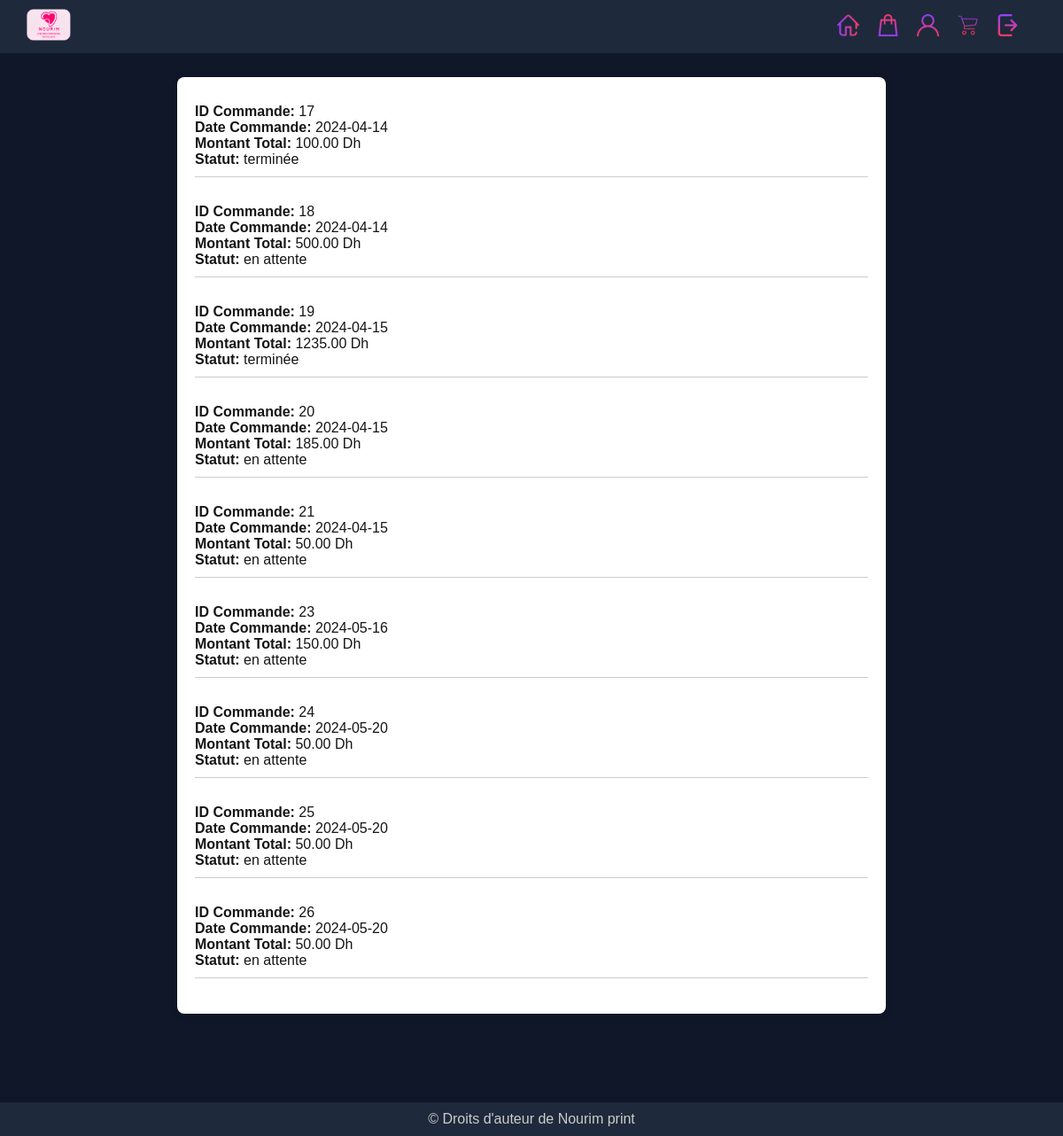
Page /commande.php (signed in) on the committed database.
### tables this page shows
CREATE TABLE `commandes` (
  `id_commande` int(11) NOT NULL,
  `id_user` int(11) DEFAULT NULL,
  `date_commande` date DEFAULT NULL,
  `montant_total` decimal(10,2) DEFAULT NULL,
  `statut_commande` enum('en attente','en cours','terminée') DEFAULT 'en attente'
);

### commande.php (the view, shortened to what this page needs)
<?php
include("connect.php");
$user_id = $_SESSION["id"];
$stmt = $con->prepare("SELECT * FROM commandes WHERE id_user = ?");
$stmt->execute([$user_id]);
$commandes = $stmt->fetchAll(PDO::FETCH_ASSOC);
$stmt = $con->prepare("SELECT * FROM commandes");
$stmt->execute();
$allcommandes = $stmt->fetchAll(PDO::FETCH_ASSOC);
?>
<!DOCTYPE html>
<html lang="en">
<head>
    <link rel="stylesheet" href="commande.css">
</head>
<body>
    <?php
    if ($_SESSION["admin"] === true) {
        echo "<nav>
            <a href='index.php'><img src='media/homepage/nourim.png' alt='logo' class='navlogo'></a>
            <div>
            <div class='navbar-toggle' onclick='toggleNavbar()'>
                <div></div>
                <div></div>
                <div></div>
            </div>
            <ul id='navbar-links'>
                <li><a href='index.php' class='none' title='Accueil'>Accueil</a></li>
                <li><a href='commande.php' class='none' title='Commandes'>Commandes</a></li>
                <li><a href='Logout.php' class='none' title='Déconnexion'>Déconnexion</a></li>
            </ul>
            </div>
        </nav>
        ";
    ?>
        <div class="m">
            <div class="containerui">
                <h1>Liste des Commandes</h1>
                <?php if (count($allcommandes) > 0) : ?>
                    <ul>
                        <?php foreach ($allcommandes as $commande) : ?>
                            <li>
                                <strong>ID Commande:</strong> <?= $commande['id_commande'] ?><br>
                                <strong>Date Commande:</strong> <?= $commande['date_commande'] ?><br>
                                <strong>Montant Total:</strong> <?= $commande['montant_total'] ?> Dh<br>
                                <strong>Statut:</strong> <span class="green" ><?= $commande['statut_commande'] ?></span><br>
                                <form method="post" action="update_commande.php">
                                    <input type="hidden" name="id_commande" value="<?= $commande['id_commande'] ?>">
                                    <button type="submit" name="enattente">Changer en attente</button>
                                    <button type="submit" name="encours">Changer en cours</button>
                                    <button type="submit" name="terminee">Changer terminée</button>
                                    <button type="submit" name="plusinfo">Plus d'informations</button>
                                </form>
                            </li>
                        <?php endforeach; ?>
                    </ul>
                <?php else : ?>
                    <p>Aucune commande trouvée.</p>
                <?php endif; ?>
            </div>
        </div>
    <?php
    } else {
        echo "<nav>
            <a href='index.php'><img src='media/homepage/nourim.png' alt='logo' class='navlogo'></a>
            <div>
            <div class='navbar-toggle' onclick='toggleNavbar()'>
                <div></div>
                <div></div>
                <div></div>
            </div>
            <ul id='navbar-links'> ";
        echo "
            <li><a href='index.php'><img src='media/homepage/home.png' alt='' width='25px' title='Home'></a></li>
            <li><a href='commande.php'><img src='media/homepage/commande.png' alt='' width='25px' title='Commande'></a></li>";
        echo "<li><a href='profil.php'><img src='media/homepage/user.png' alt='' width='25px' title='Profil'></a></li>";
        echo "<li><a href='panier.php'><img src='media/homepage/shopping-cart.png' alt='' width='25px' title='Shopping Cart'></a></li>";
        echo "<li><a href='logout.php'><img src='media/homepage/logout.png' alt='' width='25px' title='Logout'></a></li>";
        echo "</ul>
            </div>
            </nav>
            ";
    ?>
        <h1>Liste des Commandes</h1>
        <div>
            <div class="containerui">
        <?php if (count($commandes) > 0) : ?>
            <ul>
                <?php foreach ($commandes as $commande) : ?>
                    <li>
                        <strong>ID Commande:</strong> <?= $commande['id_commande'] ?><br>
                        <strong>Date Commande:</strong> <?= $commande['date_commande'] ?><br>
                        <strong>Montant Total:</strong> <?= $commande['montant_total'] ?> Dh<br>
                        <strong>Statut:</strong> <?= $commande['statut_commande'] ?><br>
                    </li>
                <?php endforeach; ?>
            </ul>
        <?php else : ?>
            <p>Aucune commande trouvée pour cet utilisateur.</p>
        <?php endif;
        }
        ?>
            </div>
        </div>
    <footer> &copy; Droits d'auteur de Nourim print </footer>
</body>
</html>

### commande.css (style rules this page uses)
* { margin: 0; padding: 0; box-sizing: border-box; }
body { background-color: #101728; color: white; font-family: Arial, sans-serif; overflow-x: hidden; }
nav { background-color: #1e293b; padding: 10px 30px; display: flex; align-items: center; justify-content: space-between; position: fixed; top: 0; width: 100%; z-index: 1000; }
#navbar-links { list-style-type: none; margin: 0; padding: 0; display: flex; justify-content: flex-end; align-items: center; }
#navbar-links li { margin-right: 20px; }
.navlogo { width: 50px; }
nav ul { list-style-type: none; margin: 0; padding: 0; display: flex; justify-content: flex-end; }
nav ul li { margin-right: 20px; cursor: pointer; }
.containerui { max-width: 800px; margin: 50px auto; background-color: #fff; padding: 20px; border-radius: 8px; box-shadow: 0 2px 5px rgba(0, 0, 0, 0.1); }
.containerui ul { list-style-type: none; padding: 0; }
.containerui li { color: rgb(22, 21, 21); margin-bottom: 20px; border-bottom: 1px solid #ccc; padding-bottom: 10px; }
.containerui strong { font-weight: bold; }
.containerui { max-width: 800px; margin: 50px auto; background-color: #fff; padding: 20px; border-radius: 8px; box-shadow: 0 2px 10px rgba(0, 0, 0, 0.1); }
.containerui li { border-bottom: 1px solid #ccc; padding: 10px 0; }
footer { background-color: #1e293b; color: #ccc; text-align: center; padding: 10px; width: 100%; bottom: 0; margin-top: 100px ; }

### rows in the picture
commandes: id_commande "17", date_commande "2024-04-14", montant_total "100.00", statut_commande "terminée"
commandes: id_commande "18", date_commande "2024-04-14", montant_total "500.00", statut_commande "en attente"
commandes: id_commande "19", date_commande "2024-04-15", montant_total "1235.00", statut_commande "terminée"
commandes: id_commande "20", date_commande "2024-04-15", montant_total "185.00", statut_commande "en attente"
commandes: id_commande "21", date_commande "2024-04-15", montant_total "50.00", statut_commande "en attente"
commandes: id_commande "23", date_commande "2024-05-16", montant_total "150.00", statut_commande "en attente"
commandes: id_commande "24", date_commande "2024-05-20", montant_total "50.00", statut_commande "en attente"
commandes: id_commande "25", date_commande "2024-05-20", montant_total "50.00", statut_commande "en attente"
commandes: id_commande "26", date_commande "2024-05-20", montant_total "50.00", statut_commande "en attente"
